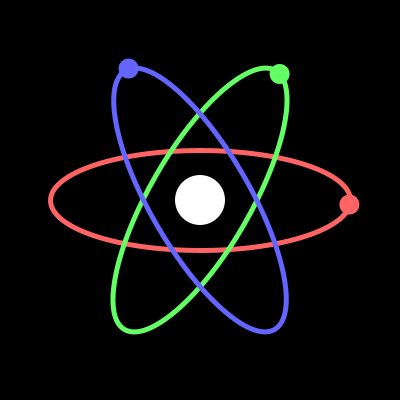
Frame 1 (no input)
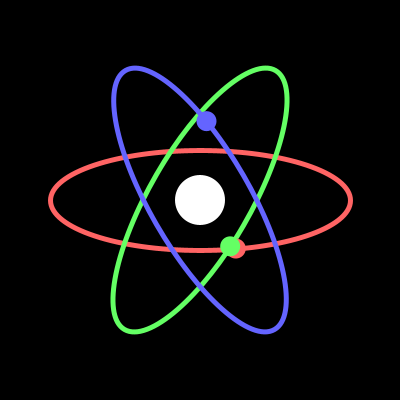
Frame 60 (the mouse pressed at the canvas centre just before this capture)
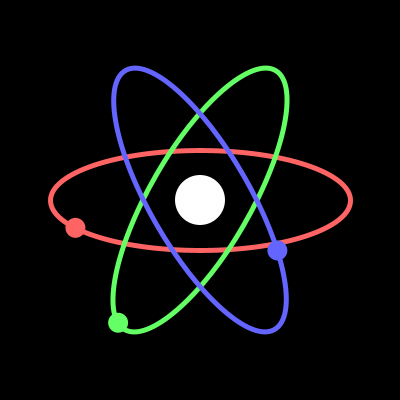
Frame 120 (the mouse held since frame 60 and released just before this capture)

The Processing sketch that drew these frames (run headless with seeded random() and noise(); from frame 60 on, the mouse is pressed at the canvas centre):

// Processing sketch: Atom2
// ── Atom2.pde
// Animate 3 electrons orbiting around a nucleus.
// Each electron should follow a path and match
// colors with its respective path.
// To mathematically determine the position of
// the electrons, look at the example electron.
// Notice that before we translate it (add 200
// to x and 200 to y), it is orbiting the origin.
// Its position is a vector, so we can easily get
// its magnitude and angle from the origin.
// Once we have the angle, it should be obvious
// that we need to modify the angle then
// recalculate x and y from angle and magnitude.
// Finally, you would translate it 200, 200.
// Do all of this with trigonometry and Vectors.
float randomNumberE1;
float randomNumberE2;
float randomNumberE3;

void setup(){
  size(400, 400);
  randomNumberE1 = random(500, 1000);
  randomNumberE2 = random(500, 1000);  
  randomNumberE3 = random(500, 1000);
}
void draw(){
  background(0);
  drawAtomBG();
  ///////////////// START HOMEWORK CODE HERE:
  PVector e1 = new PVector();
  float time1 = (float)millis()/randomNumberE1;
  float time2 = (float)millis()/randomNumberE2;
  float time3 = (float)millis()/randomNumberE3;
  
  e1.x = 150 * cos(time1) + 200;
  e1.y = 50 * sin(time1) + 200;
  
  noStroke();
  fill(255,100,100);
  ellipse(e1.x, e1.y, 20, 20);
  
  ///////////////// END HOMEWORK CODE HERE
  
  PVector e2 = new PVector();
  float e2Angle;
  float e2Magnitude;
  
  e2.x = 150 * cos(time2);
  e2.y = 50 * sin(time2);
  
  e2Angle = atan2(e2.y, e2.x);
  e2Magnitude = sqrt(e2.x * e2.x + e2.y * e2.y);
  
  e2Angle = e2Angle - PI/3;
  
  e2.x = e2Magnitude * cos(e2Angle) + 200;
  e2.y = e2Magnitude * sin(e2Angle) + 200;
  
  noStroke();
  fill(100, 255, 100);
  ellipse(e2.x, e2.y, 20, 20);
  
  PVector e3 = new PVector();
  float e3Angle;
  float e3Magnitude;
  
  e3.x = 150 * cos(time3);
  e3.y = 50 * sin(time3);
  
  e3Angle = atan2(e3.y, e3.x);
  e3Magnitude = sqrt(e3.x * e3.x + e3.y * e3.y);
  
  e3Angle = e3Angle - (float)2 * (PI / 3);
  
  e3.x = e3Magnitude * cos(e3Angle) + 200;
  e3.y = e3Magnitude * sin(e3Angle) + 200;
  
  noStroke();
  fill(100, 100, 255);
  ellipse(e3.x, e3.y, 20, 20);
  
}
void drawAtomBG(){
  noStroke();
  fill(255);
  ellipse(200,200,50,50);
  noFill();
  strokeWeight(5);
  
  pushMatrix();
  translate(200,200);
  stroke(255,100,100);
  ellipse(0,0,300,100);
  popMatrix();
  
  pushMatrix();
  translate(200,200);
  rotate(PI/1.5);
  stroke(100,255,100);
  ellipse(0,0,300,100);
  popMatrix();
  
  pushMatrix();
  translate(200,200);
  rotate(2*PI/1.5);
  stroke(100,100,255);
  ellipse(0,0,300,100);
  popMatrix();
}
